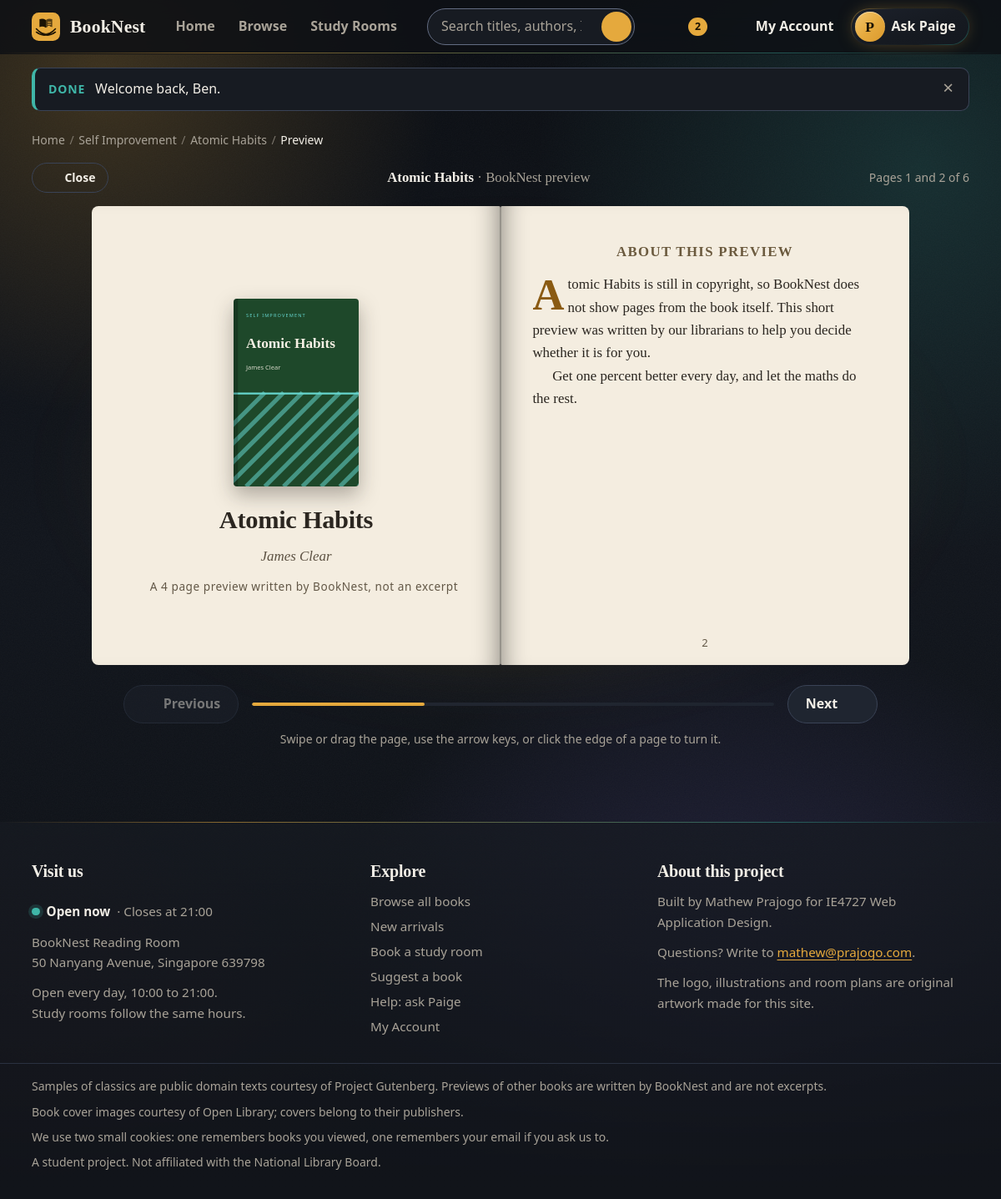
Page /read.php?id=1 (signed in) on the committed database.
### tables this page shows
CREATE TABLE books (
  id             INT UNSIGNED AUTO_INCREMENT PRIMARY KEY,
  serial_no      CHAR(10)     NOT NULL,
  isbn           CHAR(13)     NULL,
  title          VARCHAR(150) NOT NULL,
  author         VARCHAR(100) NOT NULL,
  publisher      VARCHAR(80)  NULL,
  format         VARCHAR(20)  NOT NULL DEFAULT 'Paperback',
  category_id    INT UNSIGNED NOT NULL,
  hook           VARCHAR(200) NOT NULL DEFAULT '',
  synopsis       TEXT         NOT NULL,
  sample_text    LONGTEXT     NULL,
  sample_type    ENUM('excerpt','preview') NOT NULL DEFAULT 'excerpt',
  price          DECIMAL(8,2) NOT NULL DEFAULT 0.00,   
  rating         DECIMAL(2,1) NOT NULL DEFAULT 0.0,
  published_year SMALLINT     NOT NULL,
  pages          SMALLINT UNSIGNED NOT NULL,
  stock          SMALLINT UNSIGNED NOT NULL DEFAULT 0,   
  cover_path     VARCHAR(120) NOT NULL,
  cover_alt      VARCHAR(200) NOT NULL,
  is_featured    TINYINT(1)   NOT NULL DEFAULT 0,
  is_staff_pick  TINYINT(1)   NOT NULL DEFAULT 0,
  status         ENUM('approved','pending','rejected') NOT NULL DEFAULT 'pending',
  added_by       INT UNSIGNED NULL,
  created_at     DATETIME NOT NULL DEFAULT CURRENT_TIMESTAMP,
  UNIQUE KEY uq_books_serial (serial_no),
  KEY ix_books_status_cat (status, category_id),
  KEY ix_books_title (title),
  KEY ix_books_author (author),
  KEY ix_books_isbn (isbn),
  KEY ix_books_created (created_at),
  CONSTRAINT fk_books_category FOREIGN KEY (category_id) REFERENCES categories(id),
  CONSTRAINT fk_books_user FOREIGN KEY (added_by) REFERENCES users(id) ON DELETE SET NULL
);

### includes/functions.php (called while the page is built, shortened)
<?php
function e(mixed $value): string
{
    return htmlspecialchars((string) $value, ENT_QUOTES, 'UTF-8');
}
function url(string $path = ''): string
{
    return BASE_URL . ltrim($path, '/');
}
function input_int(array $source, string $key): int
{
    $v = $source[$key] ?? '';
    return (is_string($v) && ctype_digit($v)) ? (int) $v : 0;
}
function book_url(int $id): string
{
    return url('book.php?id=' . $id);
}

### includes/db.php (called while the page is built, shortened)
<?php
function db(): mysqli
{
    static $conn = null;
    if ($conn === null) {
        $conn = new mysqli(DB_HOST, DB_USER, DB_PASS, DB_NAME);
        $conn->set_charset('utf8mb4');
        $conn->query("SET time_zone = '+08:00'");
    }
    return $conn;
}
function db_run(string $sql, array $params = []): mysqli_stmt
{
    $stmt = db()->prepare($sql);
    $stmt->execute($params ? array_values($params) : null);
    return $stmt;
}
function db_one(string $sql, array $params = []): ?array
{
    $row = db_run($sql, $params)->get_result()->fetch_assoc();
    return $row ?: null;
}

### read.php (the view, shortened to what this page needs)
<?php
$id = input_int($_GET, 'id');
$book = $id ? db_one("SELECT b.id, b.title, b.author, b.stock, b.sample_text, b.sample_type, b.cover_path, b.cover_alt, c.name AS category, c.slug AS category_slug
                      FROM books b JOIN categories c ON c.id = b.category_id WHERE b.id = ? AND b.status = 'approved'", [$id]) : null;
$pages = [];
foreach (preg_split('/\R?---PAGE---\R?/', trim($book['sample_text'])) as $raw) {
    $blocks = [];
    foreach (preg_split('/\R\s*\R/', trim($raw)) as $para) {
        $para = trim($para);
        $blocks[] = str_starts_with($para, '# ')
            ? ['h', substr($para, 2)]
            : ['p', preg_replace('/\s+/', ' ', $para)];
    }
    if ($blocks) {
        $pages[] = $blocks;
    }
}
$total = count($pages) + 2;
$isPreview = $book['sample_type'] === 'preview';
require __DIR__ . '/includes/header.php';
?>
<div class="reader" data-reader data-book-id="<?= (int) $book['id'] ?>">
  <div class="container reader-bar">
    <a class="btn btn-ghost btn-sm" href="<?= e(book_url((int) $book['id'])) ?>"><?= icon('x', 16) ?> Close</a>
    <p class="reader-title"><strong><?= e($book['title']) ?></strong> <span class="muted">· <?= $isPreview ? 'BookNest preview' : 'Free sample' ?></span></p>
    <p class="reader-count" data-reader-count aria-live="polite"><?= $total ?> pages</p>
  </div>
  <div class="reader-stage" data-reader-stage>
    <div class="reader-book" data-reader-book>
      <section class="page page-title" aria-label="Title page">
        <div class="page-body">
          <?= cover_img($book, 'title-cover', false, 180) ?>
          <h1 class="title-name"><?= e($book['title']) ?></h1>
          <p class="title-author"><?= e($book['author']) ?></p>
          <p class="title-note"><?= $isPreview ? 'A ' . count($pages) . ' page preview written by BookNest, not an excerpt' : 'A free sample of ' . count($pages) . ' pages' ?></p>
        </div>
      </section>
      <?php foreach ($pages as $i => $blocks): ?>
      <section class="page" aria-label="Page <?= $i + 2 ?>">
        <div class="page-body">
          <?php foreach ($blocks as [$type, $text]): ?>
          <?php if ($type === 'h'): ?>
          <h2 class="page-heading"><?= e($text) ?></h2>
          <?php else: ?>
          <p><?= e($text) ?></p>
          <?php endif; ?>
          <?php endforeach; ?>
        </div>
        <p class="page-num" aria-hidden="true"><?= $i + 2 ?></p>
      </section>
      <?php endforeach; ?>
    </div>
  </div>
  <div class="container reader-controls" data-reader-controls>
    <button type="button" class="btn btn-secondary" data-reader-prev><?= icon('left', 18) ?> Previous</button>
    <div class="reader-progress" aria-hidden="true"><span data-reader-progress></span></div>
    <button type="button" class="btn btn-secondary" data-reader-next>Next <?= icon('right', 18) ?></button>
  </div>
  <p class="container reader-help small muted" data-reader-help>Swipe or drag the page, use the arrow keys, or click the edge of a page to turn it.</p>
</div>
<?php require __DIR__ . '/includes/footer.php'; ?>

### includes/views.php (shortened to what this page needs)
<?php
function icon(string $name, int $size = 20): string
{
    $paths = [
        'search' => '<circle cx="11" cy="11" r="7"/><path d="m20 20-4.2-4.2"/>',
        'books' => '<path d="M4 4h4v16H4zM10 4h4v16h-4z"/><path d="m16 5 3.8-1 2.2 15.4-3.8 1z"/>',
        'queue' => '<circle cx="7" cy="7" r="2.5"/><circle cx="17" cy="7" r="2.5"/><path d="M2.5 19a4.5 4.5 0 0 1 9 0M12.5 19a4.5 4.5 0 0 1 9 0"/>',
        'return' => '<path d="M9 14 4 9l5-5"/><path d="M4 9h10.5a5.5 5.5 0 0 1 0 11H11"/>',
        'user' => '<circle cx="12" cy="8" r="4"/><path d="M4 21a8 8 0 0 1 16 0"/>',
        'menu' => '<path d="M4 7h16M4 12h16M4 17h16"/>',
        'left' => '<path d="m15 5-7 7 7 7"/>',
        'right' => '<path d="m9 5 7 7-7 7"/>',
        'book' => '<path d="M4 5a2 2 0 0 1 2-2h13v16H6a2 2 0 0 0-2 2z"/><path d="M4 21V5"/><path d="M8 7h7"/>',
        'bookmark' => '<path d="M6 3h12v18l-6-4-6 4z"/>',
        'clock' => '<circle cx="12" cy="12" r="9"/><path d="M12 7v5l3 2"/>',
        'check' => '<path d="m5 12 5 5 9-10"/>',
        'x' => '<path d="M6 6l12 12M18 6 6 18"/>',
        'star' => '<path d="m12 3 2.7 5.6 6.1.9-4.4 4.3 1 6.1L12 17l-5.4 2.9 1-6.1-4.4-4.3 6.1-.9z"/>',
        'minus' => '<path d="M6 12h12"/>',
        'lock' => '<rect x="5" y="11" width="14" height="10" rx="2"/><path d="M8 11V7a4 4 0 0 1 8 0v4"/>',
        'pin' => '<path d="M12 21s7-6.2 7-12a7 7 0 0 0-14 0c0 5.8 7 12 7 12z"/><circle cx="12" cy="9" r="2.5"/>',
        'plus' => '<path d="M12 5v14M5 12h14"/>',
        'door' => '<path d="M5 21V4a1 1 0 0 1 1-1h12a1 1 0 0 1 1 1v17"/><path d="M3 21h18"/><circle cx="15" cy="12" r="1"/>',
        'chart' => '<path d="M4 20V10M10 20V4M16 20v-7M22 20H2"/>',
        'mail' => '<rect x="3" y="5" width="18" height="14" rx="2"/><path d="m3 7 9 6 9-6"/>',
    ];
    return '<svg class="icon" width="' . $size . '" height="' . $size . '" viewBox="0 0 24 24" fill="none" stroke="currentColor" stroke-width="1.8" stroke-linecap="round" stroke-linejoin="round" aria-hidden="true" focusable="false">'
        . ($paths[$name] ?? '') . '</svg>';
}
function cover_file(array $book, bool $small = false): string
{
    $base = 'covers/real/' . basename($book['cover_path'], '.svg');
    return is_file(APP_ROOT . '/assets/' . $base . '.jpg') ? $base . '.jpg' : $book['cover_path'];
}
function cover_img(array $book, string $class = '', bool $lazy = true, int $width = 400, bool $card = false): string
{
    $large = cover_file($book);
    $small = cover_file($book, true);
    $src = ($card || $width <= 200) ? $small : $large;
    $srcset = ($card && $small !== $large)
        ? ' srcset="' . e(url('assets/' . $small)) . ' 1x, ' . e(url('assets/' . $large)) . ' 2x"' : '';
    $priority = $lazy ? ' loading="lazy"' : (($card || $width <= 200) ? '' : ' fetchpriority="high"');
    return '<img class="' . e($class) . '" src="' . e(url('assets/' . $src)) . '"' . $srcset . ' alt="' . e($book['cover_alt'])
        . '" width="' . $width . '" height="' . (int) round($width * 1.5) . '"' . $priority . ' decoding="async">';
}
function breadcrumbs(array $items): string
{
    $html = '<nav class="breadcrumbs container" aria-label="Breadcrumb"><ol>';
    $last = count($items) - 1;
    foreach ($items as $i => [$label, $href]) {
        $html .= '<li>' . ($i === $last || !$href
            ? '<span aria-current="page">' . e($label) . '</span>'
            : '<a href="' . e($href) . '">' . e($label) . '</a>') . '</li>';
    }
    return $html . '</ol></nav>';
}

### assets/css/base.css (style rules this page uses)
:root { --bg: #0E1116; --surface: #171B22; --elevated: #1F2530; --border: #2A3140; --border-strong: #3A4356; --input-border: #636C82; --text: #F2EEE6; --muted: #A9A398; --accent: #E5A93D; --accent-hover: #F0BC5E; --accent-ink: #1A1204; --teal: #3FB6A8; --teal-ink: #06201D; --danger: #E5615A; --danger-ink: #2A0806; --focus: #7DB7FF; --paper: #F4EDE0; --paper-edge: #E6DCC8; --paper-ink: #2B2620; --glow-amber: 229, 169, 61; --glow-teal: 63, 182, 168; --glow-violet: 124, 104, 222; --glow-rose: 214, 93, 120; --panel-fill: linear-gradient(160deg, #1C212B 0%, #161A21 55%, #14181F 100%); --edge: linear-gradient(140deg, rgba(var(--glow-amber), .55) 0%, rgba(255, 255, 255, .07) 28%, rgba(255, 255, 255, .04) 68%, rgba(var(--glow-teal), .45) 100%); --hairline: linear-gradient(90deg, transparent, rgba(var(--glow-amber), .55) 22%, rgba(var(--glow-teal), .45) 78%, transparent); --font-display: "Iowan Old Style", "Palatino Linotype", Palatino, "Book Antiqua", Georgia, serif; --font-ui: system-ui, -apple-system, "Segoe UI", Roboto, "Helvetica Neue", Arial, sans-serif; --step--1: .875rem; --step-0: 1rem; --step-1: 1.25rem; --step-2: 1.563rem; --step-3: clamp(1.6rem, 1.3rem + 1.2vw, 1.953rem); --step-4: clamp(1.9rem, 1.4rem + 2vw, 2.441rem); --step-5: clamp(2.2rem, 1.5rem + 3vw, 3.052rem); --s1: .25rem; --s2: .5rem; --s3: .75rem; --s4: 1rem; --s5: 1.5rem; --s6: 2rem; --s7: 3rem; --s8: 4rem; --gutter: clamp(1rem, .5rem + 2.5vw, 2.5rem); --section: clamp(2.5rem, 1.5rem + 4vw, 4.5rem); --radius-sm: 6px; --radius: 10px; --radius-lg: 16px; --shadow: 0 8px 24px rgba(0, 0, 0, .35); --shadow-lg: 0 24px 60px rgba(0, 0, 0, .5); --ease: cubic-bezier(.2, .7, .2, 1); --fast: 150ms; --med: 250ms; --max: 1280px; --header-h: 64px; color-scheme: dark; }
*, *::before, *::after { box-sizing: border-box; }
* { margin: 0; }
html { -webkit-text-size-adjust: 100%; text-size-adjust: 100%; scroll-padding-top: calc(var(--header-h) + 1rem); }
body { min-height: 100vh; display: flex; flex-direction: column; background-color: var(--bg); color: var(--text); font-family: var(--font-ui); font-size: var(--step-0); line-height: 1.6; -webkit-font-smoothing: antialiased; text-rendering: optimizeLegibility; }
body::before { content: ""; position: fixed; inset: 0; z-index: -2; pointer-events: none; background: radial-gradient(42vmax 42vmax at 10% 6%, rgba(var(--glow-amber), .22), transparent 68%), radial-gradient(46vmax 46vmax at 92% 14%, rgba(var(--glow-teal), .18), transparent 70%), radial-gradient(52vmax 52vmax at 74% 88%, rgba(var(--glow-violet), .22), transparent 70%), radial-gradient(40vmax 40vmax at 4% 96%, rgba(var(--glow-rose), .15), transparent 70%), linear-gradient(180deg, #0A0D12 0%, #10141B 46%, #0B0E13 100%); }
body::after { content: ""; position: fixed; inset: 0; z-index: -1; pointer-events: none; opacity: .035; }
html { scrollbar-color: #3A4356 #0B0E13; }
img, svg, picture { display: block; max-width: 100%; }
img { height: auto; }
input, button, textarea, select { font: inherit; color: inherit; }
button { cursor: pointer; }
a { color: var(--accent); text-underline-offset: .18em; text-decoration-thickness: 1px; }
@media (prefers-reduced-motion: no-preference) { html { scroll-behavior: smooth; } }
h1, h2, h3, h4 { font-family: var(--font-display); font-weight: 700; line-height: 1.15; letter-spacing: -.01em; text-wrap: balance; }
h1 { font-size: var(--step-5); }
h2 { font-size: var(--step-3); }
p { text-wrap: pretty; }
.muted { color: var(--muted); }
.small { font-size: var(--step--1); }
strong { font-weight: 650; }
.container { width: 100%; max-width: var(--max); margin-inline: auto; padding-inline: var(--gutter); }

### assets/css/print.css (style rules this page uses)
* { background: #fff !important; color: #000 !important; box-shadow: none !important; text-shadow: none !important; }
body { font: 11pt/1.5 Georgia, serif; }
.site-header, .site-nav, .site-search, .skip-link, .flash-close, .row-controls, .reader-controls, .reader-help, .billboard-bg, .date-picker, .legend, .book-actions, .booking-cancel, form button, .btn, .icon-btn, .site-footer .footer-grid section:nth-child(2) { display: none !important; }
a { text-decoration: underline; }
.container { max-width: none; padding: 0; }
.page { break-inside: avoid; border: 1px solid #ccc; margin-bottom: 8mm; }
body::before, body::after { display: none !important; }

### rows in the picture
books: title "Atomic Habits", cover_path (picture), author "James Clear"

### other values in the picture
SITE_NAME "BookNest"
$label "Home"
$label "Browse"
$label "Study Rooms"
$onLoan "2"
ASSISTANT_NAME "Paige"
$labels[$type] "DONE"
$f['message'] "Welcome back, Ben."
$label "Self Improvement"
$label "Atomic Habits"
$label "Preview"
count($pages) "4"
$text "ABOUT THIS PREVIEW"
$text "Atomic Habits is still in copyright, so BookNest does not show pages from the book itself. This short preview was written by our librarians to help you decide whether it is for you."
$text "Get one percent better every day, and let the maths do the rest."
